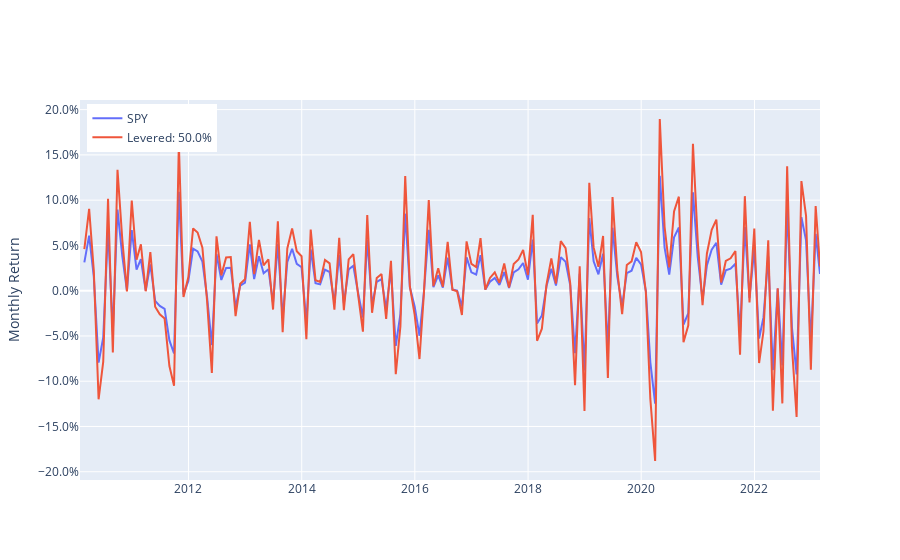

The notebook cell this image was saved under:
### Code cell
# Levered returns are riskier
fig = go.Figure()
trace0= go.Scatter(x=ret.index.to_timestamp("M"), y=ret, mode="lines", name=ticker)
trace1= go.Scatter(x=levered_ret.index.to_timestamp("M"), y=levered_ret, mode="lines", name=f'Levered: {leverage:0.1%}')
fig.add_trace(trace0)
fig.add_trace(trace1)
fig.layout.yaxis["title"] = "Monthly Return"
fig.update_yaxes(tickformat=".1%")
fig.update_layout(legend=dict(yanchor="top", y =0.99, xanchor="left", x=0.01))
fig.show()

### Figure 1 — Plotly figure (JSON) as saved in the notebook; plotly's stock layout.template omitted (floating-point values rounded to 4 significant figures; data arrays with more than 128 entries replaced by an {"elided": "..."} marker saying what was removed)
{"data": [{"mode": "lines", "name": "SPY", "type": "scatter", "x": {"elided": "158 str values"}, "y": {"elided": "158 float values"}}, {"mode": "lines", "name": "Levered: 50.0%", "type": "scatter", "x": {"elided": "158 str values"}, "y": {"elided": "158 float values"}}], "layout": {"legend": {"x": 0.01, "xanchor": "left", "y": 0.99, "yanchor": "top"}, "yaxis": {"tickformat": ".1%", "title": {"text": "Monthly Return"}}}}
